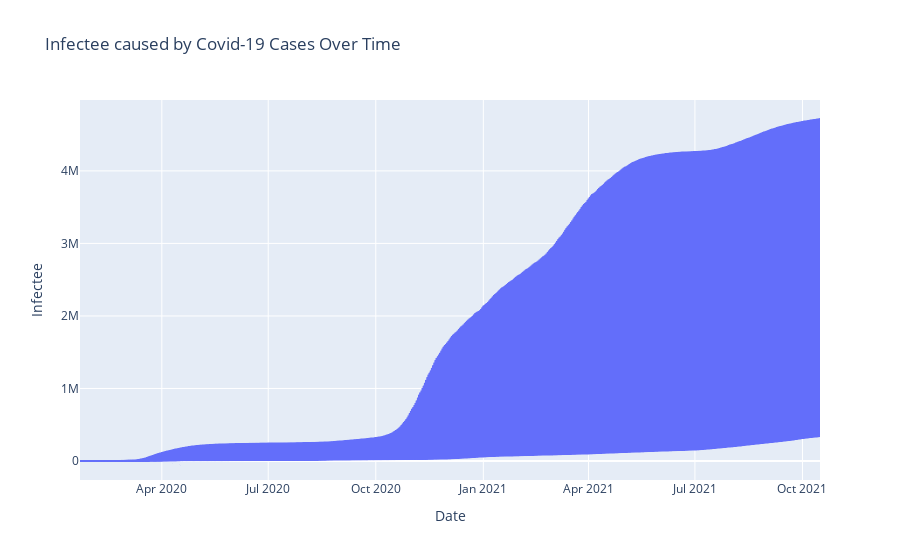

Write notebook code for a chart like this one.
### Code cell
fig = px.line(df_infectee_melt, x="Date", y="Infectee", title="Infectee caused by Covid-19 Cases Over Time") 
fig.show()

### Figure 1 — Plotly figure (JSON) as saved in the notebook; plotly's stock layout.template omitted (floating-point values rounded to 4 significant figures; data arrays with more than 128 entries replaced by an {"elided": "..."} marker saying what was removed)
{"data": [{"hovertemplate": "Date=%{x}<br>Infectee=%{y}<extra></extra>", "legendgroup": "", "line": {"color": "#636efa", "dash": "solid"}, "marker": {"symbol": "circle"}, "mode": "lines", "name": "", "showlegend": false, "type": "scattergl", "x": {"elided": "3170 str values"}, "xaxis": "x", "y": {"elided": "3170 int values"}, "yaxis": "y"}], "layout": {"legend": {"tracegroupgap": 0}, "title": {"text": "Infectee caused by Covid-19 Cases Over Time"}, "xaxis": {"anchor": "y", "domain": [0, 1], "title": {"text": "Date"}}, "yaxis": {"anchor": "x", "domain": [0, 1], "title": {"text": "Infectee"}}}}
